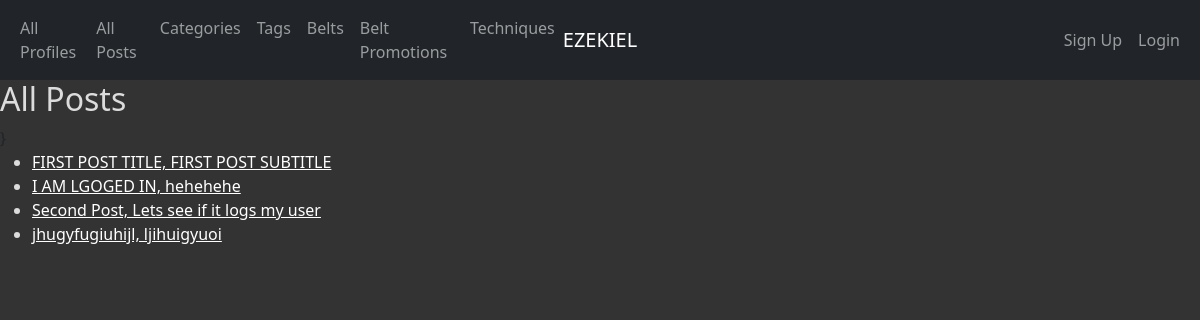
Before: /all_posts/ with the older database file.
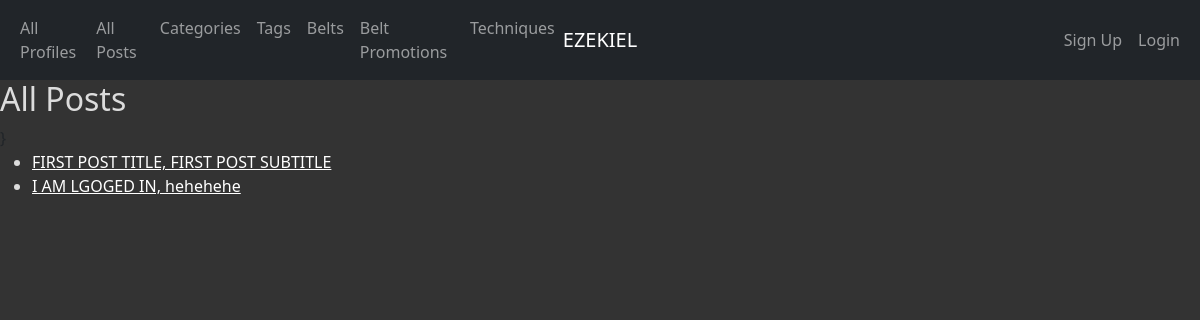
After: the same page with the newer database file.
### app_info/models.py (models this page shows, shortened)
class Post(models.Model):
    post_id = models.AutoField(primary_key=True)
    text = models.TextField()
    image = models.ImageField(default="")
    created_at = models.DateTimeField(auto_now_add=True)
    updated_at = models.DateTimeField(auto_now=True)
    likes = models.IntegerField(default=0)
    title = models.CharField(max_length=45)
    subtitle = models.CharField(max_length=45)
    profile = models.ForeignKey(Profile, related_name='posts', on_delete=models.CASCADE)
    categories = models.ForeignKey(Category, related_name='posts', on_delete=models.PROTECT)
    tags = models.ManyToManyField(Tag)
    def __str__(self):
        return '%s, %s' % (self.title, self.subtitle)
    def get_absolute_url(self):
        return reverse('app_info_post_detail_urlpattern',
                       kwargs={'pk': self.pk}
                       )
    class Meta:
        ordering = ['title']

### app_info/views.py (the view)
class PostList(ListView):
    model = Post

### app_info/templates/app_info/post_list.html (shortened to what this page needs)
{% extends 'app_info/base.html' %}
{% block content %}
<h2>All Posts</h2>
<ul>
    {% for post in post_list %}
    <li>
        <a href="{{ post.get_absolute_url }}">{{ post }}</a>
    </li>
    {% empty %}
    <li><em>There are currently no posts available</em></li>
    {% endfor %}
</ul>
{% endblock %}

Changed rows visible on the page:
removed Post: title+subtitle "Second Post, Lets see if it logs my user"
removed Post: title+subtitle "jhugyfugiuhijl, ljihuigyuoi"
